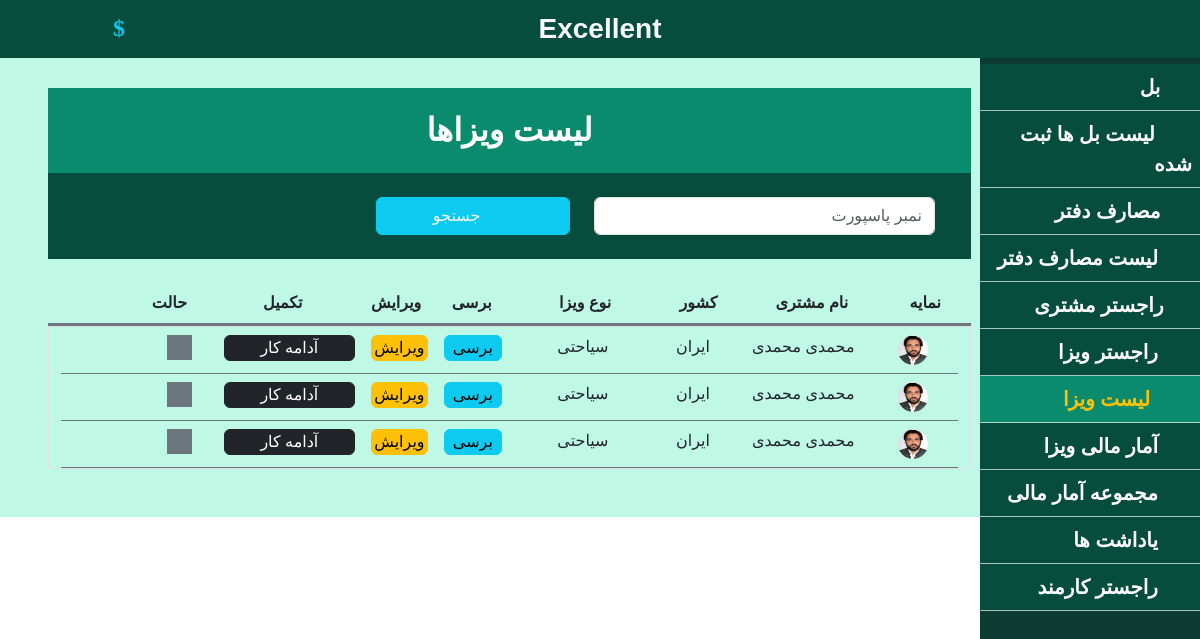
The page /visaList on the database as committed earlier.
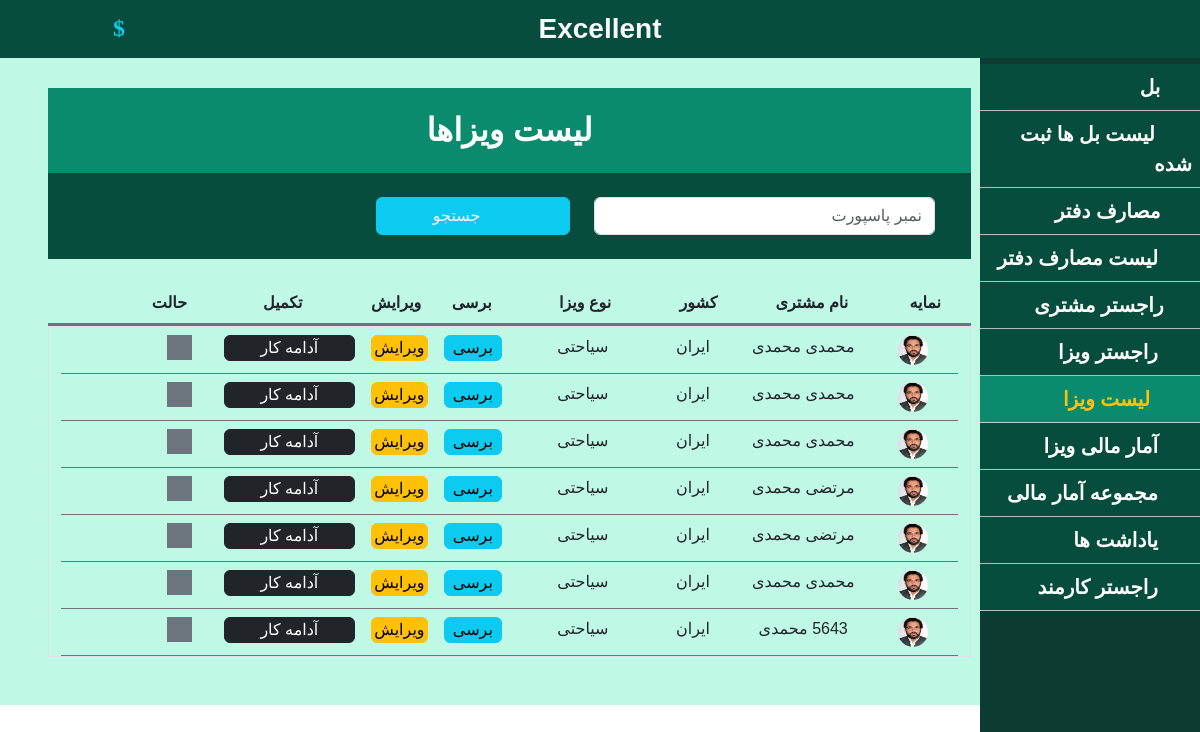
The same page on the database as committed later.
### travel_tour/models.py (models this page shows, shortened)
class Visa(models.Model):
    visaType = models.ForeignKey(VisaType, on_delete=models.CASCADE)
    customer = models.ForeignKey(Customer, on_delete=models.CASCADE)
    isprocess = models.BooleanField(default=False)
    employee = models.ForeignKey(CustomUser, null=True, on_delete=models.SET_NULL)
    emailby = models.ForeignKey(OurEmail, on_delete=models.CASCADE)
    visapdf = models.FileField(upload_to='VisaPdfFiles/', null= True)
    isapproved = models.BooleanField(default=False)
    isrejected = models.BooleanField(default=False)
    iscomplate = models.BooleanField(default=False)
    saveddate = models.DateField(auto_now=True)
    price = models.FloatField()
    money = models.ForeignKey(Money, on_delete=models.CASCADE)
    bill = models.ForeignKey(Bill,on_delete=models.CASCADE,null=True)

class Customer(models.Model):
    name = models.CharField(max_length=50)
    lastname = models.CharField(max_length=50)
    address = models.CharField(max_length=50)
    email = models.CharField(max_length=50,default='unknown')
    phone = models.CharField(max_length=50)
    mainstate = models.CharField(max_length=20)
    currentstate = models.CharField(max_length=20)
    passport = models.CharField(max_length=50,null=True)
    profile = models.ImageField(upload_to='profile/' , blank= True)
    passportImage = models.ImageField(upload_to='document/' , blank= True, null=True)
    cardImage = models.ImageField(upload_to='document/' , blank= True, null=True)

class VisaType(models.Model):
    country = models.CharField(max_length=20)
    duration = models.IntegerField()
    type = models.CharField(max_length=20)
    price = models.FloatField()
    money = models.ForeignKey(Money, on_delete=models.CASCADE)

### travel_tour/views.py (the view, shortened to what this page needs)
# urls.py: path('visaList',visaList,name='visaList'),
def visaList(request):
    context = {}
    if request.method == 'GET':
        passport_txt = request.GET.get('passport_txt')
    context['money'] = mod.Money.objects.all()
    context['visalisting'] = mod.Visa.objects.all()
    context['visaList'] = ' text-warning sub-bg ps-3'
    context['page'] = 'لیست ویزا'
    return render(request, 'visa/visaList.html', context)

### templates/visa/visaList.html (shortened to what the changed rows need)
{% extends 'shared/_MainLayout.html' %}
{% load static %}
{% block content %}
<div class="body p-5 mt-3">
  <div class="text-center">
    <div class="detial">
      <div class="row m-0 mt-4">
        <div class="row m-0 border-top border secondary" style="max-height: 500px; overflow-y:scroll">
          {% for item in visalisting %}
          <div class="col-12 p-2 border-bottom border-secondary">
            <div class="row m-0">
              <div class="col-lg-1 col-md-1 col-12 fw-bold">
                <a href=""> <img src="{{item.customer.profile.url}}" alt="" width="30" height="30"
                    style="border-radius: 50%;"> </a>
              </div>
              <div class="col-lg-2 col-md-2 col-12 ">
                {{item.customer.name}} {{item.customer.lastname}}
              </div>
              <div class="col-lg-1 col-md-1 col-12 ">
                {{item.visaType.country}}
              </div>
              <div class="col-lg-2 col-md-2 col-12 ">
                {{item.visaType.type}}
              </div>
              <div class="col-lg-1 col-md-1 col-12 px-2">
                <a href="visaView/{{item.id}}" class=" w-100 p-0 btn btn-info">
                  برسی
                </a>
              </div>
              <div class="col-lg-1 col-md-1 col-12 px-2">
                <a href="visaUpdate/{{item.id}}" class="w-100 p-0 btn btn-warning">
                  ویرایش
                </a>
              </div>
              <div class="col-lg-2 col-md-2 col-12 px-2">
                <a href="registerPayment/{{item.id}}" class="w-100 p-0 btn btn-dark">
                  آدامه کار
                </a>
              </div>
              <div class="col-lg-1 col-md-1 col-12 d-flex justify-content-center">
                {% if item.iscomplate == True %}
                {% if item.isrejected == True %}
                <div class="bg-danger" style="width: 25px; height:25px;">
                </div>
                {% elif item.isapproved == True %}
                <div class="bg-warning" style="width: 25px; height:25px;">
                </div>
                {%endif%}
                <div class="bg-primary" style="width: 25px; height:25px;">
                </div>
                {% elif item.isapproved == True %}
                <div class="bg-warning" style="width: 25px; height:25px;">
                </div>
                {% elif item.isrejected == True %}
                <div class="bg-danger" style="width: 25px; height:25px;">
                </div>
                {%else%}
                <div class="bg-secondary" style="width: 25px; height:25px;">
                </div>
                {% endif %}
              </div>
            </div>
          </div>
          {% endfor %}
        </div>
      </div>
    </div>
  </div>
  {% endblock %}

Rows that differ between the two databases and show on the page:
added Visa: customer.profile (picture), customer.name "مرتضی", customer.lastname "محمدی", visaType.country "ایران", visaType.type "سیاحتی", iscomplate False (drawn)
added Visa: customer.profile (picture), customer.name "مرتضی", customer.lastname "محمدی", visaType.country "ایران", visaType.type "سیاحتی", iscomplate False (drawn)
added Visa: customer.profile (picture), customer.name "محمدی", customer.lastname "محمدی", visaType.country "ایران", visaType.type "سیاحتی", iscomplate False (drawn)
added Visa: customer.profile (picture), customer.lastname "محمدی", visaType.country "ایران", visaType.type "سیاحتی", iscomplate False (drawn)
